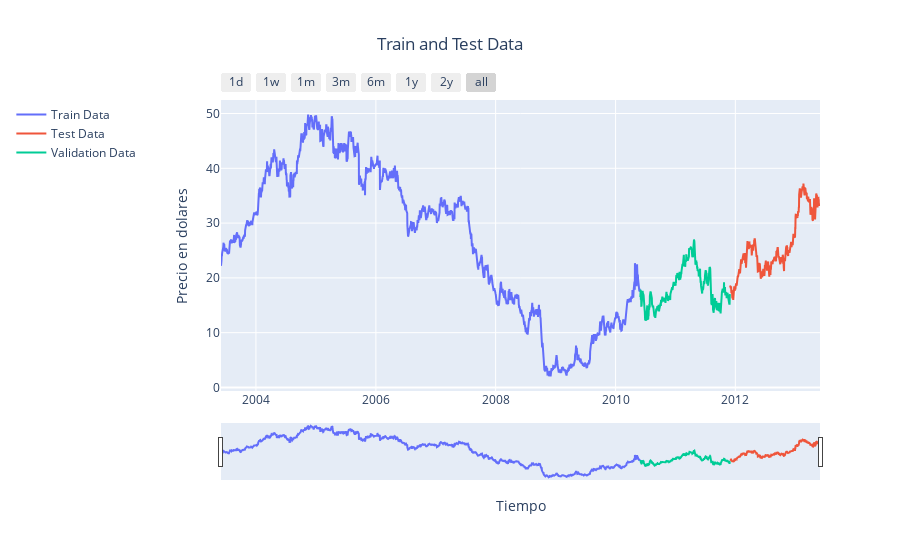

Notebook source saved alongside this figure:
### Markdown cell above
Segmentación de Datos: Los datos se dividen en tres conjuntos:

- Entrenamiento (70%)
- Validación (15%)
- Prueba (15%)

### Code cell
train_ratio = 0.7
val_ratio = 0.15
test_ratio = 0.15

n = len(df_completo)
train_size = int(n * train_ratio)
val_size = int(n * val_ratio)

train_data = df_completo.iloc[:train_size]
val_data = df_completo.iloc[train_size:train_size+val_size]
test_data = df_completo.iloc[train_size+val_size:]

plot_("Train and Test Data",
      (train_data.index, train_data['Close'], "Train Data"),
      (test_data.index, test_data['Close'], "Test Data"),
      (val_data.index, val_data['Close'], "Validation Data"))

### Figure 1 — Plotly figure (JSON) as saved in the notebook; plotly's stock layout.template omitted (floating-point values rounded to 4 significant figures; data arrays with more than 128 entries replaced by an {"elided": "..."} marker saying what was removed)
{"data": [{"line": {"width": 2}, "mode": "lines", "name": "Train Data", "type": "scatter", "x": {"elided": "2556 str values"}, "y": {"elided": "2556 float values"}}, {"line": {"width": 2}, "mode": "lines", "name": "Test Data", "type": "scatter", "x": {"elided": "549 str values"}, "y": {"elided": "549 float values"}}, {"line": {"width": 2}, "mode": "lines", "name": "Validation Data", "type": "scatter", "x": {"elided": "547 str values"}, "y": {"elided": "547 float values"}}], "layout": {"legend": {"orientation": "v", "x": -0.35, "xanchor": "left", "y": 1, "yanchor": "top"}, "title": {"text": "Train and Test Data", "x": 0.5}, "xaxis": {"rangeselector": {"buttons": [{"count": 1, "label": "1d", "step": "day", "stepmode": "backward"}, {"count": 7, "label": "1w", "step": "day", "stepmode": "backward"}, {"count": 1, "label": "1m", "step": "month", "stepmode": "backward"}, {"count": 3, "label": "3m", "step": "month", "stepmode": "backward"}, {"count": 6, "label": "6m", "step": "month", "stepmode": "backward"}, {"count": 1, "label": "1y", "step": "year", "stepmode": "backward"}, {"count": 2, "label": "2y", "step": "year", "stepmode": "backward"}, {"step": "all"}]}, "rangeslider": {"visible": true}, "title": {"text": "Tiempo"}, "type": "date"}, "yaxis": {"autorange": true, "title": {"text": "Precio en dolares"}, "type": "linear"}}}
